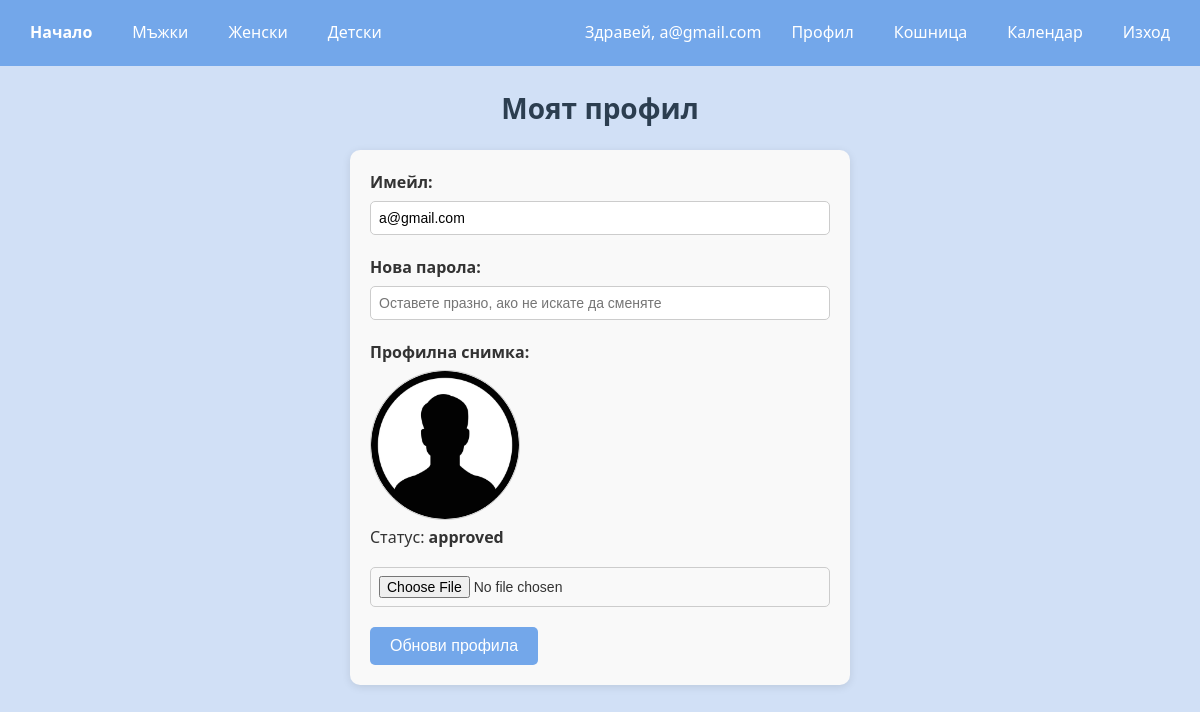
The app's page /profile (signed in), older data.
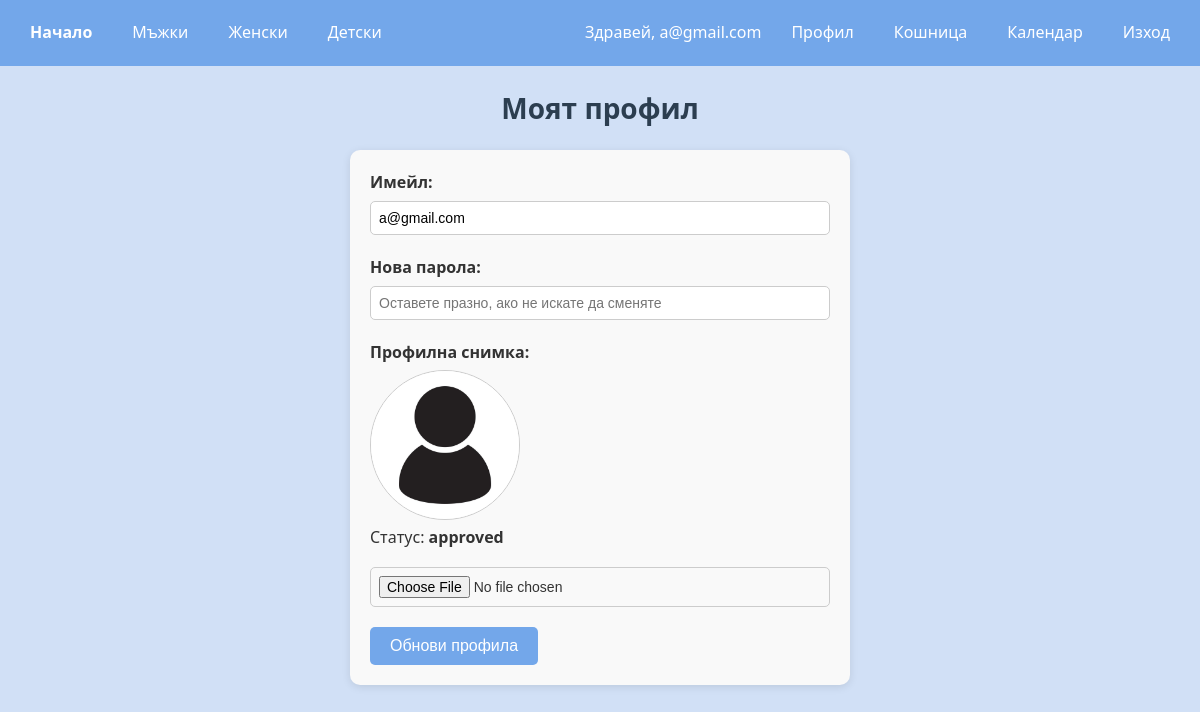
The same page, newer data.
### services/auth_service.py (models this page shows, shortened)
class User(db.Model):
    __tablename__ = "users"
    id = db.Column(db.Integer, primary_key=True)
    email = db.Column(db.String(120), unique=True, nullable=False)
    password_hash = db.Column(db.String(255), nullable=False)
    is_admin = db.Column(db.Boolean, default=False)
    profile_image = db.Column(db.String(255), nullable=True)
    image_status = db.Column(db.String(50), default="pending")

### controllers/auth_controller.py (the view, shortened to what this page needs)
@auth_bp.route("/profile", methods=["GET", "POST"])
def profile():
    email = session.get("email")
    if not email:
        flash("Моля, влезте, за да достъпите профила.", "danger")
        return redirect(url_for("auth.login"))
    user = User.query.filter_by(email=email).first()
    if not user:
        flash("Потребителят не съществува.", "danger")
        return redirect(url_for("auth.login"))
    return render_template("profile.html", user=user)

### templates/profile.html (shortened to what this page needs)
{% extends "base.html" %}
{% block content %}
<h2 class="profile-title">Моят профил</h2>
<form method="POST" enctype="multipart/form-data" class="profile-form">
    <div class="form-group">
        <label>Имейл:</label>
        <input type="email" name="email" value="{{ user.email }}" required>
    </div>
    <div class="form-group">
        <label>Нова парола:</label>
        <input type="password" name="password" placeholder="Оставете празно, ако не искате да сменяте">
    </div>
    <div class="form-group">
        <label>Профилна снимка:</label>
        {% if user.profile_image %}
            <img src="{{ user.profile_image }}" alt="Profile Image" class="profile-image">
            <p>Статус: <span class="image-status">{{ user.image_status }}</span></p>
        {% endif %}
        <input type="file" name="profile_image" accept="image/*">
    </div>
    <button type="submit" class="btn-update">Обнови профила</button>
</form>
{% endblock %}

### templates/base.html (shortened to what this page needs)
<!DOCTYPE html>
<html lang="bg">
<head>
    <link rel="stylesheet" href="{{ url_for('static', filename='styles.css') }}">
</head>
<body>
  {% if session.get("email") %}
    <header>
      <nav>
        <div class="nav-main">
          <a href="{{ url_for('catalog.catalog') }}"><strong>Начало</strong></a>
          <div class="dropdown">
            <a href="#">Мъжки</a>
          </div>
          <div class="dropdown">
            <a href="#">Женски</a>
          </div>
          <div class="dropdown">
            <a href="#">Детски</a>
          </div>
        </div>
        <div class="nav-user">
          <span>Здравей, {{ session["email"] }}</span>
          <a href="{{ url_for('auth.profile') }}">Профил</a>
          <a href="{{ url_for('cart.view_cart') }}">Кошница</a>
        <a href="{{ url_for('promo.promo_calendar') }}" class="nav-link">Календар</a>
          <a href="{{ url_for('auth.logout') }}">Изход</a>
        </div>
      </nav>
    </header>
  {% endif %}
  <main>
    {% block content %}{% endblock %}
  </main>
</body>
</html>

Row changes from the older to the newer data that the page shows:
changed User "a@gmail.com": profile_image: picture removed, a placeholder shows
